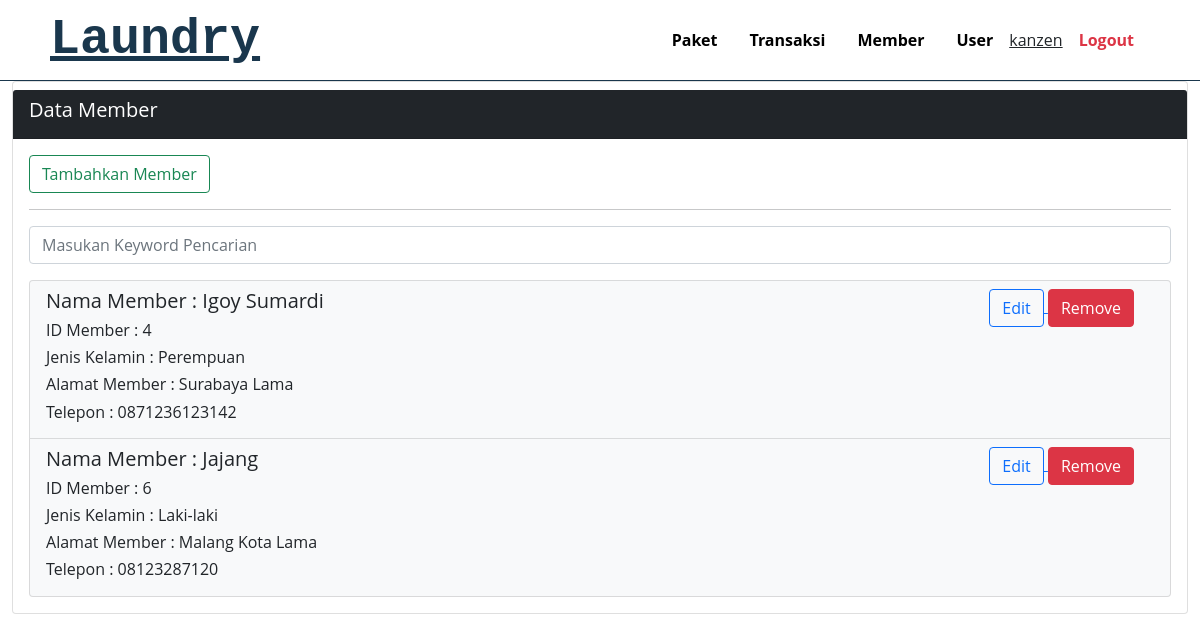
Page /list-member.php (signed in) on the committed database.
### tables this page shows
CREATE TABLE `member` (
  `id_member` int(11) NOT NULL,
  `nama_member` varchar(100) NOT NULL,
  `alamat` text NOT NULL,
  `jenis_kelamin` enum('Laki-laki','Perempuan') NOT NULL,
  `tlp` varchar(15) NOT NULL
);

### list-member.php (the view, shortened to what this page needs)
<!DOCTYPE html>
<html lang="en">
<head>
    <link rel="stylesheet" href="css/bootstrap.min.css">
</head>
<body>
    <?php
    include "navbar.php";
    ?>
    <div class="container-fluid">
        <div class="card">
            <div class="card-header bg-dark mt-2">
                <h5 class="text-white">Data Member</h5>
            </div>
            <div class="card-body">
                <a href="form-member.php">
                    <button class="btn btn-outline-success btn-block">
                        Tambahkan Member
                    </button>
                </a>
                <hr>
                <form action="list-member.php" method="get">
                    <input type="text" name="search"
                    class="form-control mb-3"
                    placeholder="Masukan Keyword Pencarian"
                    required>
                </form>
                <ul class="list-group">
                    <?php
                    include("connection.php");
                    if (isset($_GET["search"])) {
                        $search = $_GET["search"];
                        $sql = "select * from member
                        where id_member like '%$search%'
                        or nama_member like '%$search%'
                        or alamat like '%$search%'
                        or jenis_kelamin like '%$search%'
                        or tlp like '%$search%'";
                    } else {
                        $sql = "select * from member";
                    }
                    $query = mysqli_query($connect, $sql);
                    while($member = mysqli_fetch_array($query)){ ?>
                        <li class="list-group-item bg-light">
                        <div class="row">
                            <div class="col-lg-10 col-md-10">
                                <h5>Nama Member : <?php echo $member["nama_member"];?></h5>
                                <h6>ID Member : <?php echo $member["id_member"];?></h6>
                                <h6>Jenis Kelamin : <?php echo $member["jenis_kelamin"]?></h6>
                                <h6>Alamat Member : <?php echo $member["alamat"];?></h6>
                                <h6>Telepon : <?php echo $member["tlp"];?></h6>
                            </div>
                            <div class="col-lg-2 col-md-2">
                                <a href="form-member.php?id_member=<?=$member["id_member"]?>">
                                    <button class="btn btn-block btn-outline-primary">
                                        Edit
                                    </button>
                                </a>
                                <a href="process-member.php?id_member=<?=$member["id_member"]?>">
                                    <button class="btn btn-block btn-danger"
                                    onclick="return confirm('Apakah anda yakin?')">
                                        Remove
                                    </button>
                                </a>
                            </div>
                        </div>
                        </li>
                    <?php
                    }
                    ?>
                </ul>
            </div>
        </div>
    </div>
</body>
</html>

### style-navigasi.css (style rules this page uses)
* { text-decoration: none; margin: 0px; padding: 0px; }
body { margin: 0px; padding: 0px; font-family: 'Open Sans',sans-serif; }

### rows in the picture
member: nama_member "Igoy Sumardi", id_member "4", jenis_kelamin "Perempuan", alamat "Surabaya Lama", tlp "0871236123142"
member: nama_member "Jajang", id_member "6", jenis_kelamin "Laki-laki", alamat "Malang Kota Lama", tlp "08123287120"

### other values in the picture
$_SESSION["user"]["username"] "kanzen"
